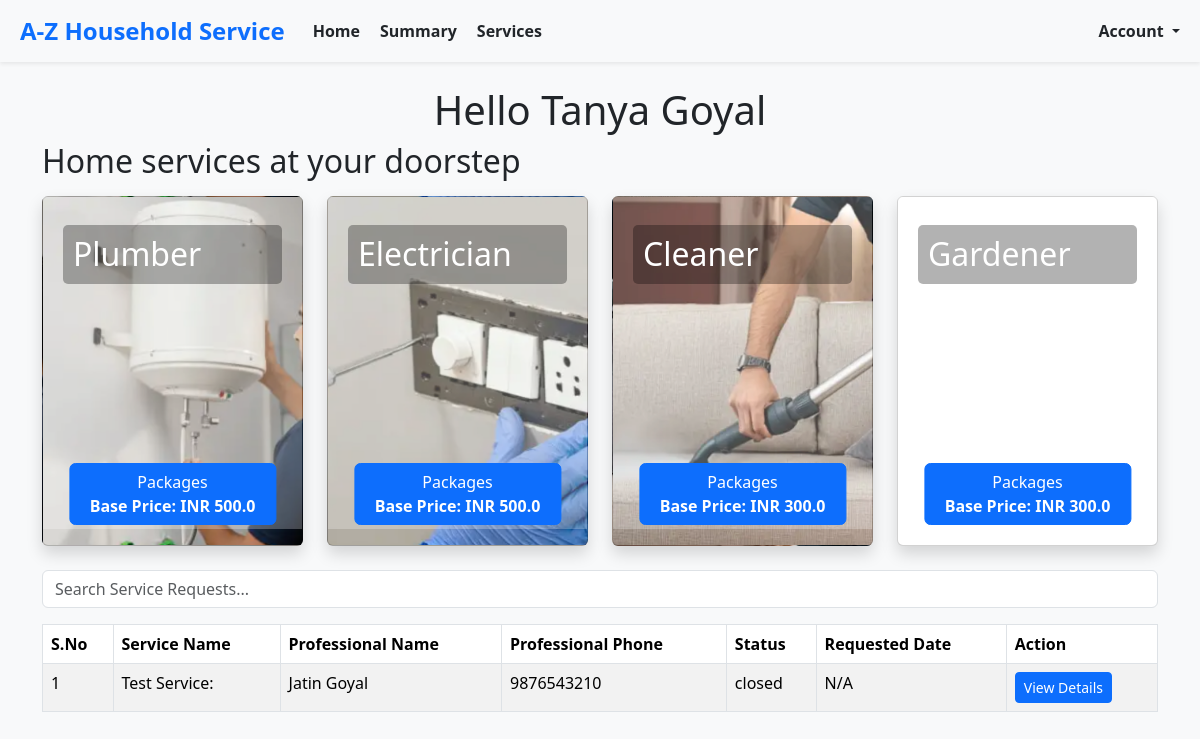
The app's page /customers/home (signed in) with its own data.
### models.py (models this page shows, shortened)
class BaseModel(db.Model):
    __abstract__ = True  # This makes it an abstract class, not a table in the database
    id = db.Column(db.Integer, primary_key=True)
    created_at = db.Column(db.DateTime, default=datetime.utcnow, nullable=False)  # Ensure it's not nullable
    modified_at = db.Column(db.DateTime, default=datetime.utcnow, onupdate=datetime.utcnow, nullable=False)  # Ensure it's not nullable

class Customer(BaseModel):
    __tablename__ = 'customer'
    username = db.Column(db.String(150), unique=True, nullable=False)
    password_hash = db.Column(db.String(200), nullable=False)
    name = db.Column(db.String(150), nullable=True)  # Made nullable
    email = db.Column(db.String(150), unique=True, nullable=False)
    phone = db.Column(db.String(20), unique=True, nullable=False)
    address = db.Column(db.String(300), nullable=True)  # Made nullable
    pincode = db.Column(db.String(300), nullable=True)  # Made nullable

class ServiceRequest(BaseModel):
    __tablename__ = 'service_request'
    service_id = db.Column(db.Integer, db.ForeignKey('service.id'), nullable=True)  # Made nullable
    service_name = db.Column(db.String(50), nullable=False)  # Made nullable
    customer_id = db.Column(db.Integer, db.ForeignKey('customer.id'), nullable=False)
    professional_id = db.Column(db.Integer, db.ForeignKey('service_professional.id'), nullable=True)
    date_of_request = db.Column(db.DateTime, default=datetime.utcnow, nullable=True)  # Made nullable
    date_of_completion = db.Column(db.DateTime, nullable=True)  # Made nullable
    service_status = db.Column(db.String(50), default="requested", nullable=True)  # Made nullable
    service_type_id= db.Column(db.Integer, nullable=False)
    remarks = db.Column(db.Text, nullable=True)  # Made nullable
    rejected_by_professional_id= db.Column(db.Integer, nullable=True)  # Made nullable
    rating = db.Column(db.Text, nullable=True)  # Made nullable
    payment = db.relationship('Payment', backref='service_request', lazy=True)

class ServiceProfessional(BaseModel):
    __tablename__ = 'service_professional'
    username = db.Column(db.String(150), unique=False, nullable=False)
    password_hash = db.Column(db.String(200), nullable=False)
    name = db.Column(db.String(150), nullable=False)  # Made nullable
    email = db.Column(db.String(150), unique=True, nullable=True)  # Made nullable
    phone = db.Column(db.String(20), unique=True, nullable=True)  # Made nullable
    experience = db.Column(db.Integer, nullable=True)  # Made nullable
    description = db.Column(db.Text, nullable=True)  # Made nullable
    approved = db.Column(db.Boolean, default=False, nullable=True)  # Made nullable
    service_type_id = db.Column(db.Integer, nullable=False)

### routes.py (the view)
@app.route('/customers/home')
@auth_required
def customers_home():
    try:
        mappings = create_id_mappings()
        customer = Customer.query.filter_by(id=session['userId']).first()
        if not customer:
            return "Customer not found", 404
        service_requests = ServiceRequest.query.filter_by(customer_id=customer.id).all()
        enriched_service_requests = enrich_service_requests(service_requests, customer, mappings)
        return render_template(
            'customers/home.html',
            customer=customer,
            service_requests=enriched_service_requests,
            service_types=ServiceType.list_all(),
            services=Service.query.all(),
            service_type_mapping=mappings['service_type_mapping'],
            customer_mapping=mappings['customer_mapping'],
            professional_mapping=mappings['professional_mapping']
        )
    except Exception as e:
        return f"An error occurred while loading customer home: {e}", 500

### enums.py (called while the page is built)
    @classmethod
    def get_by_id(cls, id):
        for service_type in cls:
            if service_type.id == id:
                return service_type
        return None

    @classmethod
    def list_all(cls):
        return list(cls)

### routes.py (called while the page is built)
def auth_required(func):
    @wraps(func)
    def decorated_function(*args, **kwargs):
        if 'userId' in session:
            return func(*args, **kwargs)
        else:
            flash("Please log in first.", "warning")
            return redirect(url_for('login_post'))
    return decorated_function

def create_id_mappings():
    service_type_mapping = {st.id: st for st in ServiceType}
    customer_mapping = {c.id: c for c in Customer.query.all()}
    professional_mapping = {p.id: p for p in ServiceProfessional.query.all()}
    return {
        'service_type_mapping': service_type_mapping,
        'customer_mapping': customer_mapping,
        'professional_mapping': professional_mapping
    }

### templates/customers/home.html (shortened to what this page needs)
{% extends 'layout.html' %}
{% block content %}
<div class="container">
    <h1 class="text-center">Hello {{ customer.name }}</h1>
    <h2 class="mb-3">Home services at your doorstep</h2>
    {% include 'service_cards.html' %}
    {% include 'past_service_requests.html' %}
</div>
{% endblock %}

### templates/past_service_requests.html (shortened to what this page needs)
<div class="mb-3">
    <input type="text" id="searchInput" class="form-control" placeholder="Search Service Requests..." onkeyup="searchTable()">
</div>
<div class="table-responsive" style="max-height: 400px; overflow-y: auto;">
    <table class="table table-bordered table-striped" id="serviceRequestsTable">
        <thead>
            <tr>
                <th>S.No</th>
                <th>Service Name</th>
                <th>Professional Name</th>
                <th>Professional Phone</th>
                <th>Status</th>
                <th>Requested Date</th>
                <th>Action</th>
            </tr>
        </thead>
        <tbody>
            {% for request in service_requests %}
            <tr>
                <td>{{ loop.index }}</td>
                <td>{{ request.service_name }}</td>
                <td>{{ request.professional_name if request.professional_name else 'N/A' }}</td>
                <td>{{ request.professional_phone if request.professional_phone else 'N/A' }}</td>
                <td>{{ request.status }}</td>
                <td>{{ request.requested_date.strftime('%Y-%m-%d') if request.requested_date else 'N/A' }}</td>
                <td>
                    <button class="btn btn-primary btn-sm" data-bs-toggle="modal" data-bs-target="#actionModal"
                            data-request-id="{{ request.id }}"
                            data-service-name="{{ request.service_name }}"
                            data-professional-name="{{ request.professional_name }}"
                            data-professional-phone="{{ request.professional_phone }}"
                            data-requested-date="{{ request.requested_date }}"
                            data-service-description="{{ request.description }}"
                            data-professional-profile-url="{{ request.professional_profile_url }}">
                        View Details
                    </button>
                </td>
            </tr>
            {% endfor %}
        </tbody>
    </table>
</div>

### templates/layout.html (style rules this page uses)
body { background-color: #f8f9fa; }

### records on screen
Customer: name "Tanya Goyal"
ServiceRequest: service_name "Test Service:", status "closed"
ServiceProfessional: name "Jatin Goyal", phone "9876543210"

### other values on screen
{{ service_type.display_name }} "Plumber" "Electrician" "Cleaner" "Gardener"
{{ service_type.base_price }} "500.0" "500.0" "300.0" "300.0"
